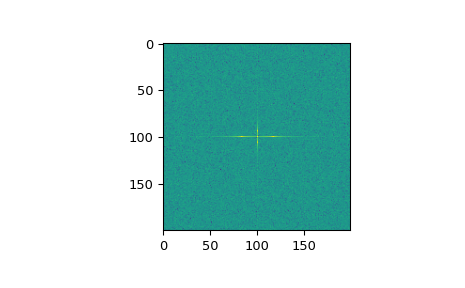

Reproduce this figure in Python.
import scipy.fft
x = np.mgrid[:3, :3, :3][0]
scipy.fft.fftn(x, axes=(1, 2))
# array([[[ 0.+0.j,   0.+0.j,   0.+0.j], # may vary
# [ 0.+0.j,   0.+0.j,   0.+0.j],
# [ 0.+0.j,   0.+0.j,   0.+0.j]],
# [[ 9.+0.j,   0.+0.j,   0.+0.j],
# [ 0.+0.j,   0.+0.j,   0.+0.j],
# [ 0.+0.j,   0.+0.j,   0.+0.j]],
# [[18.+0.j,   0.+0.j,   0.+0.j],
# [ 0.+0.j,   0.+0.j,   0.+0.j],
# [ 0.+0.j,   0.+0.j,   0.+0.j]]])
scipy.fft.fftn(x, (2, 2), axes=(0, 1))
# array([[[ 2.+0.j,  2.+0.j,  2.+0.j], # may vary
# [ 0.+0.j,  0.+0.j,  0.+0.j]],
# [[-2.+0.j, -2.+0.j, -2.+0.j],
# [ 0.+0.j,  0.+0.j,  0.+0.j]]])

import matplotlib.pyplot as plt
rng = np.random.default_rng()
[X, Y] = np.meshgrid(2 * np.pi * np.arange(200) / 12,
                     2 * np.pi * np.arange(200) / 34)
S = np.sin(X) + np.cos(Y) + rng.uniform(0, 1, X.shape)
FS = scipy.fft.fftn(S)
plt.imshow(np.log(np.abs(scipy.fft.fftshift(FS))**2))
# <matplotlib.image.AxesImage object at 0x...>
plt.show()
